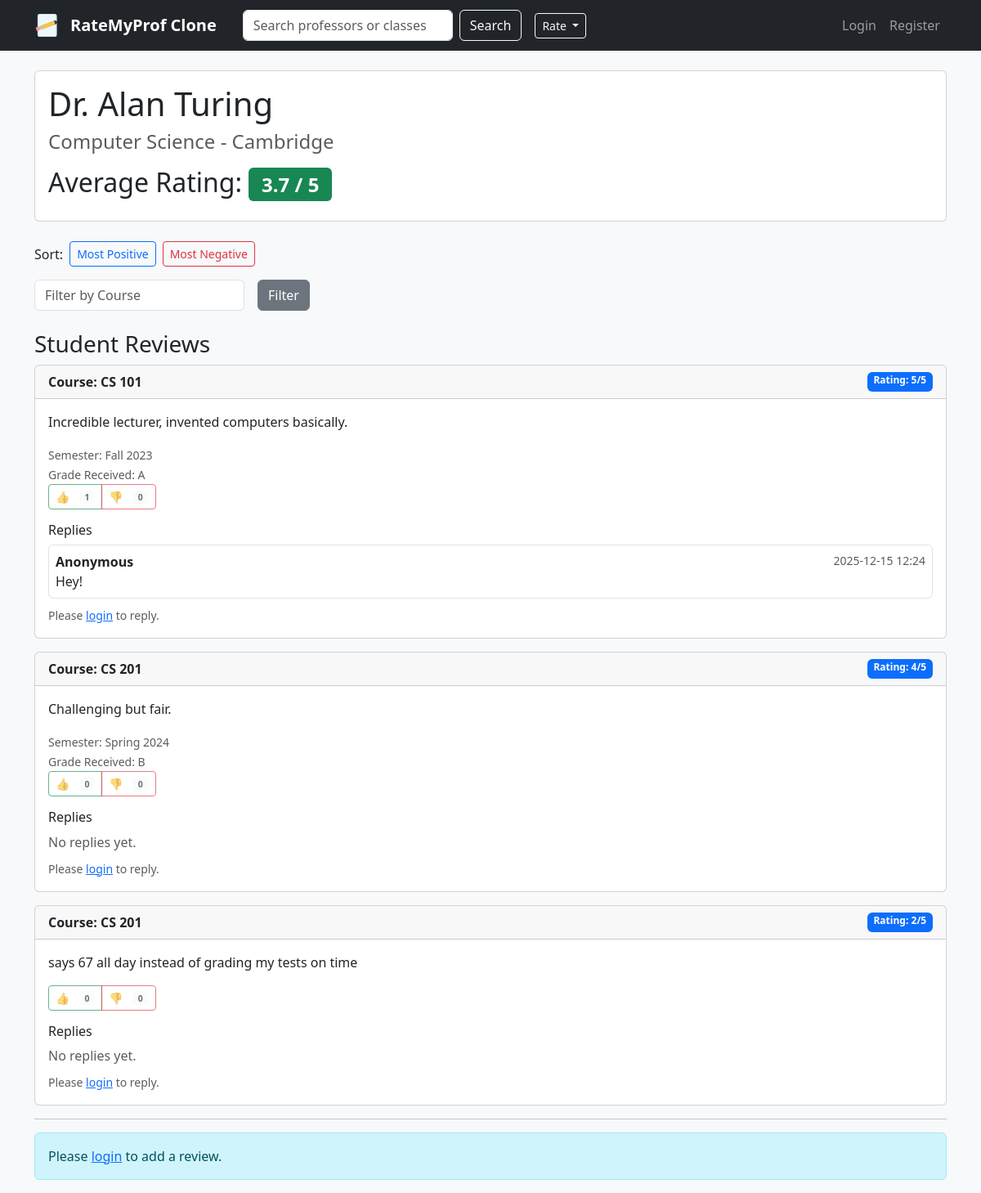
/professor/1, run on the app's committed database.
### app.py (models this page shows)
class Professor(db.Model):
    __tablename__ = 'professors'
    id = db.Column(db.Integer, primary_key=True)
    name = db.Column(db.String(100), nullable=False)
    department = db.Column(db.String(100))
    university = db.Column(db.String(100))
    user_id = db.Column(db.Integer, db.ForeignKey('users.id'), nullable=True)
    reviews = db.relationship('Review', backref='professor', lazy=True)
    user = db.relationship('User', backref='professor_profile', uselist=False)

class Review(db.Model):
    __tablename__ = 'reviews'
    id = db.Column(db.Integer, primary_key=True)
    user_id = db.Column(db.Integer, db.ForeignKey('users.id'), nullable=True)
    professor_id = db.Column(db.Integer, db.ForeignKey('professors.id'), nullable=False)
    course_code = db.Column(db.String(20), nullable=False)
    rating = db.Column(db.Integer, nullable=False)
    comment = db.Column(db.Text)
    grade = db.Column(db.String(5), nullable=True)
    semester = db.Column(db.String(10), nullable=True)
    year = db.Column(db.Integer, nullable=True)
    created_at = db.Column(db.DateTime, default=datetime.utcnow)
    votes = db.relationship('ReviewVote', backref='review', lazy=True)
    user = db.relationship('User', backref='reviews', uselist=False)
    replies = db.relationship('ReviewReply', backref='review', lazy=True)

class ReviewReply(db.Model):
    __tablename__ = 'review_replies'
    id = db.Column(db.Integer, primary_key=True)
    user_id = db.Column(db.Integer, db.ForeignKey('users.id'), nullable=True)
    review_id = db.Column(db.Integer, db.ForeignKey('reviews.id'), nullable=False)
    comment = db.Column(db.Text, nullable=False)
    created_at = db.Column(db.DateTime, default=datetime.utcnow)
    user = db.relationship('User', backref='replies', uselist=False)

### app.py (the view)
@app.route('/professor/<int:id>', methods=['GET', 'POST'])
def professor_detail(id):
    professor = Professor.query.get_or_404(id)
    course_filter = request.args.get('course')
    if course_filter:
        reviews = Review.query.filter_by(professor_id=id, course_code=course_filter).all()
    else:
        reviews = list(professor.reviews)
    avg_rating = 0
    if reviews:
        avg_rating = sum([r.rating for r in reviews]) / len(reviews)
    for r in reviews:
        r.likes_count = ReviewVote.query.filter_by(review_id=r.id, vote_type=1).count()
        r.dislikes_count = ReviewVote.query.filter_by(review_id=r.id, vote_type=-1).count()
        if current_user.is_authenticated:
            v = ReviewVote.query.filter_by(review_id=r.id, user_id=current_user.id).first()
            r.user_vote = v.vote_type if v else 0
        else:
            r.user_vote = 0
        r.replies_list = ReviewReply.query.filter_by(review_id=r.id).order_by(ReviewReply.created_at.asc()).all()
    sort = request.args.get('sort', '')
    if sort == 'most_positive':
        reviews.sort(key=lambda r: (r.rating, r.likes_count, r.created_at), reverse=True)
    elif sort == 'most_negative':
        reviews.sort(key=lambda r: (r.rating, -r.dislikes_count, r.created_at))
    return render_template('professor_detail.html', professor=professor, reviews=reviews, avg_rating=round(avg_rating, 1), sort=sort)

### templates/professor_detail.html (shortened to what this page needs)
{% extends "base.html" %}
{% block content %}
<div class="card mb-4">
    <div class="card-body">
        <h1>{{ professor.name }}</h1>
        <h4 class="text-muted">{{ professor.department }} - {{ professor.university }}</h4>
        <h2 class="mt-3">Average Rating: <span class="badge bg-success">{{ avg_rating }} / 5</span></h2>
    </div>
</div>
<div class="d-flex align-items-center mb-3">
  <div class="me-2">Sort:</div>
  <a href="{{ url_for('professor_detail', id=professor.id, sort='most_positive', course=request.args.get('course')) }}" class="btn btn-sm {% if sort == 'most_positive' %}btn-primary{% else %}btn-outline-primary{% endif %}">Most Positive</a>
  <a href="{{ url_for('professor_detail', id=professor.id, sort='most_negative', course=request.args.get('course')) }}" class="btn btn-sm ms-2 {% if sort == 'most_negative' %}btn-danger{% else %}btn-outline-danger{% endif %}">Most Negative</a>
</div>
<form method="GET" action="{{ url_for('professor_detail', id=professor.id) }}" class="row g-3 mb-4">
    <div class="col-auto">
        <input type="text" name="course" class="form-control"
               placeholder="Filter by Course"
               value="{{ request.args.get('course', '') }}">
    </div>
    <div class="col-auto">
        <button type="submit" class="btn btn-secondary">Filter</button>
    </div>
</form>
<h3>Student Reviews</h3>
{% for review in reviews %}
<div class="card mb-3">
    <div class="card-header d-flex justify-content-between">
        <strong>Course: {{ review.course_code }}</strong>
        <span class="badge bg-primary">Rating: {{ review.rating }}/5</span>
    </div>
    <div class="card-body">
        <p class="card-text">{{ review.comment }}</p>
        {% if review.semester and review.year %}
            <div><small class="text-muted">Semester: {{ review.semester }} {{ review.year }}</small></div>
        {% endif %}
        {% if review.grade %}
            <div><small class="text-muted">Grade Received: {{ review.grade }}</small></div>
        {% endif %}
        <div class="btn-group" role="group">
            {% if current_user.is_authenticated %}
                <button id="like-btn-{{ review.id }}" type="button" class="btn {% if review.user_vote == 1 %}btn-success{% else %}btn-outline-success{% endif %} btn-sm" onclick="vote({{ review.id }}, 1)">
                    👍 <span id="likes-{{ review.id }}">{{ review.likes_count }}</span>
                </button>
                <button id="dislike-btn-{{ review.id }}" type="button" class="btn {% if review.user_vote == -1 %}btn-danger{% else %}btn-outline-danger{% endif %} btn-sm" onclick="vote({{ review.id }}, -1)">
                    👎 <span id="dislikes-{{ review.id }}">{{ review.dislikes_count }}</span>
                </button>
            {% else %}
                <button id="like-btn-{{ review.id }}" type="button" class="btn btn-outline-success btn-sm" disabled>
                    👍 <span id="likes-{{ review.id }}" class="badge bg-light text-dark ms-2">{{ review.likes_count }}</span>
                </button>
                <button id="dislike-btn-{{ review.id }}" type="button" class="btn btn-outline-danger btn-sm" disabled>
                    👎 <span id="dislikes-{{ review.id }}" class="badge bg-light text-dark ms-2">{{ review.dislikes_count }}</span>
                </button>
            {% endif %}
        </div>
        <div class="mt-3">
            <h6>Replies</h6>
            {% if review.replies_list and review.replies_list|length > 0 %}
                {% for reply in review.replies_list %}
                    <div class="border rounded p-2 mb-2 bg-white">
                        <div class="d-flex justify-content-between">
                            <div><strong>Anonymous</strong></div>
                            <small class="text-muted">{{ reply.created_at.strftime('%Y-%m-%d %H:%M') }}</small>
                        </div>
                        <div>{{ reply.comment }}</div>
                    </div>
                {% endfor %}
            {% else %}
                <div class="text-muted">No replies yet.</div>
            {% endif %}
            {% if current_user.is_authenticated %}
                <form method="POST" action="{{ url_for('add_reply', review_id=review.id) }}" class="mt-2">
                    <div class="mb-2">
                        <textarea name="reply_comment" rows="2" class="form-control" placeholder="Write a reply..." required></textarea>
                    </div>
                    <button type="submit" class="btn btn-sm btn-secondary">Reply</button>
                </form>
            {% else %}
                <div class="mt-2"><small class="text-muted">Please <a href="{{ url_for('login') }}">login</a> to reply.</small></div>
            {% endif %}
        </div>
    </div>
</div>
{% else %}
    <p>No reviews yet. Be the first!</p>
{% endfor %}
<hr>
{% if current_user.is_authenticated %}
<div class="card bg-light">
    <div class="card-body">
        <h4>Write a Review</h4>
        <form method="POST" action="{{ url_for('add_review', id=professor.id) }}">
            <div class="mb-3">
                <label>Course Code</label>
                <input type="text" name="course" class="form-control" required placeholder="e.g. MATH 201">
            </div>
            <div class="row mb-3">
                <div class="col-md-4">
                    <label>Semester</label>
                    <select name="semester" class="form-select">
                        <option value="">--</option>
                        <option value="Fall">Fall</option>
                        <option value="Spring">Spring</option>
                        <option value="Summer">Summer</option>
                    </select>
                </div>
                <div class="col-md-4">
                    <label>Year</label>
                    <input type="number" name="year" min="1970" max="2100" class="form-control" placeholder="2024">
                </div>
                <div class="col-md-4">
                    <label>Grade (optional)</label>
                    <input type="text" name="grade" class="form-control" placeholder="A, A-, B+">
                </div>
            </div>
            <div class="mb-3">
                <label>Rating (1-5)</label>
                <select name="rating" class="form-select">
                    <option value="5">5 - Excellent</option>
                    <option value="4">4 - Good</option>
                    <option value="3">3 - Average</option>
                    <option value="2">2 - Poor</option>
                    <option value="1">1 - Terrible</option>
                </select>
            </div>
            <div class="mb-3">
                <label>Comment</label>
                <textarea name="comment" class="form-control" rows="3"></textarea>
            </div>
            <button type="submit" class="btn btn-success">Submit Review</button>
        </form>
    </div>
</div>
{% else %}
    <div class="alert alert-info">Please <a href="{{ url_for('login') }}">login</a> to add a review.</div>
{% endif %}
{% endblock %}

### data on the page
Professor: name "Dr. Alan Turing", department "Computer Science", university "Cambridge"
Review: course_code "CS 101", rating "5", comment "Incredible lecturer, invented computers basically.", semester "Fall", year "2023", grade "A", likes_count "1", dislikes_count "0"
ReviewReply: created_at "2025-12-15 12:24", comment "Hey!"
Review: course_code "CS 201", rating "4", comment "Challenging but fair.", semester "Spring", year "2024", grade "B", likes_count "0", dislikes_count "0", shows "No replies yet."
Review: course_code "CS 201", rating "2", comment "says 67 all day instead of grading my tests on time", likes_count "0", dislikes_count "0", shows "No replies yet."

### other printed values
{{ avg_rating }} "3.7"
